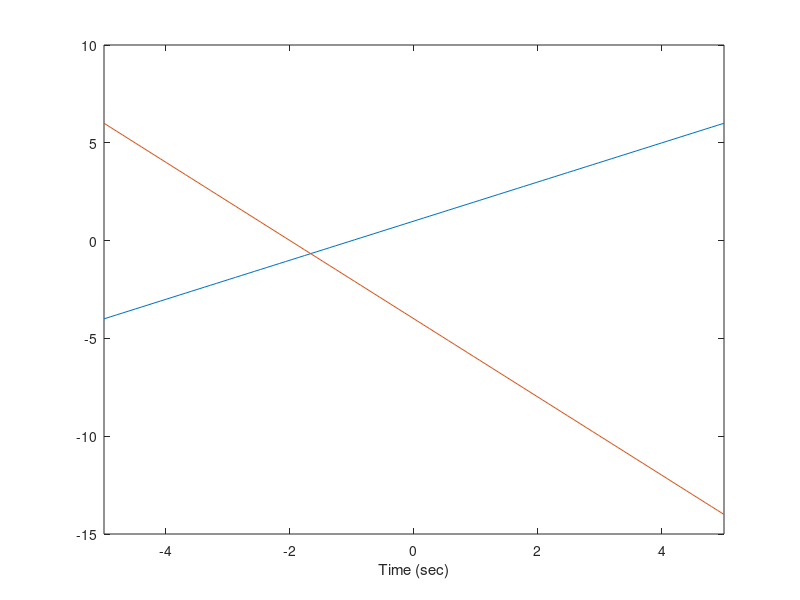

Here is the MATLAB script that generated this plot: (Note: this script raises an error after producing the figure.)
%{
Liam Jackson
U40546227
Homework 1
%}

clear all, close all

%Question 1
figure 
time = linspace(-5, 5);
v = time+1;
timereverse = -time+1;
timedelay = -time-2;
amp = timedelay*2;
plot(time, v)
hold on 
plot(time, amp)
ax = gca;
xlim([-5 5])
xlabel('Time (sec)')
ax.XAxisLocation = 'origin'; 
ylim([-5 5])
ylabel('Signal')
ax.YAxisLocation = 'origin';
title('Input Signal vs Output Signal')
legend('Input Signal', 'Output Signal','Location','southeast')
grid
hold off

clear all

%Question 2

figure
sgtitle('{\it A. exampulus} Growth Rates')

t = linspace(0,4);

subplot(2,2,1);
y_growth = 0.1 + 0.5*exp(.3*t);
plot(t,y_growth)
xlabel('Time (hrs)')
ylabel('Optical Density')
hold on
y_delayed = 0.1 + 0.5*exp(.3*(t-1));
%y_delayedgrowth = piecewise(t<1, 0.15, t>1, y_delayed);
%for some reason I get an error about using a double within fxn piecewise
%from the symbolic toolbox
plot(t,y_delayed) %I should eventually switch y_delayed with y_delayedgrowth
title('Regular vs Delayed Growth')
legend({'Regular','Delayed'},'Location','northwest')
xlabel('Time (hrs)')
ylabel('Optical Density')
grid
hold off

subplot(2,2,2);
y_double = 2*(0.1 + 0.5*exp(.3*t));
plot(t,y_double)
title('Double Cuvet Length')
legend({'\it A. exampulus'},'Location','northwest')
xlabel('Time (hrs)')
ylabel('Optical Density')
grid

subplot(2,2,3);
z_another = .07*exp(.4*t);
combined = y_growth + z_another;
plot(t,y_growth)
hold on
plot(t,z_another)
plot(t,combined)
legend({'\it A. exampulus','\it A. notherus','Combined'},'Location','northwest')
title('Combined (Additive) Growth')
xlabel('Time (hrs)')
ylabel('Optical Density')
grid
hold off

subplot(2,2,4);
z_another = .07*exp(.4*t);
multiplied = y_growth .* z_another;
plot(t,y_growth)
hold on
plot(t,z_another)
plot(t,multiplied)
legend({'\it A. exampulus','\it A. notherus','Combined'},'Location','northwest')
title('Combined (Multiplicative) Growth')
xlabel('Time (hrs)')
ylabel('Optical Density')
grid
hold off

%Question 3

H = [1 0 2 1; 3 1 0 2; 0 1 1 4; 1 6 1 0];
x = [1; 4; 2; 3];
b = H*x

H1 = H(:,1);
H2 = H(:,2);
H3 = H(:,3);
H4 = H(:,4);

lincombo = x(1,1)*H1 + x(2,1)*H2 + x(3,1)*H3 + x(4,1)*H4

%Question 4

t_1 = linspace(0,2);
t_2 = linspace(0,(2.2));
t_3 = linspace(0,1);

p_1 = 3*sin(pi*(t_1));
p_2 = 3*sin(pi*t_2-.2*pi);
p_3 = 3*sin(2*pi*t_3);

figure
subplot(2,2,1);
plot(t_1,p_1)
xlim([0 2.5])
title('Mouse 1: Respiratory Pressure')
xlabel('Time (sec)')
ylabel('Pressure')
grid

subplot(2,2,2);
plot(t_2,p_2)
hold on
scatter(0.2,0)
xlim([0 2.5])
title('Mouse 2: Respiratory Pressure')
xlabel('Time (sec)')
ylabel('Pressure')
grid
hold off

subplot(2,2,3); %this mouse is exercising. They have the highest respiration rate
plot(t_3,p_3)
xlim([0 2.5])
title('Mouse 3: Respiratory Pressure')
xlabel('Time (sec)')
ylabel('Pressure')
grid

subplot(2,2,4);

t_1upperdegree = rad2deg(2); 
t_1d = linspace(0,t_1upperdegree,360); 
t_2upperdegree = rad2deg(2.2);
t_2d = linspace(0,t_2upperdegree,360); 

p_1d = 3*sind(pi*(t_1d));
p_2d = 3*sind(pi*t_2d-(.2*180));

plot(t_1d, p_1d)
hold on 
plot(t_2d, p_2d)
legend({'Mouse 1', 'Mouse 2'}, 'Location', 'southoutside')
title('Pressure vs. Phase Angle, Mouse 1 vs Mouse 2')
xlabel('Phase Angle (theta)')
ylabel('Pressure')
ylim([-3.5 3.5])
grid
hold off 

delayP1P2 = t_2upperdegree - t_1upperdegree

clear all

%Question 5

t = linspace(-1,1);

figure
sgtitle('Comparison of exponential functions and their sum')
subplot(3,1,1);
u1 = exp(-t).*sin(2*pi*t);
[yupper1,ylower1] = envelope(u1,6,'analytic');
plot(t, u1)
hold on
plot(t, yupper1, '--')
plot(t, ylower1, '--')
xlabel('Time')
ylim([-6.5 6.5])
legend({'u1','Upper Envelope','Lower Envelope'}, 'Location', 'eastoutside')
grid
hold off

subplot(3,1,2);
u2 = exp(t).*sin(2*pi*t);
[yupper2, ylower2] = envelope(u2, 6, 'analytic');
plot(t, u2)
hold on
plot(t, yupper2, '--')
plot(t, ylower2, '--')
ylim([-6.5 6.5])
xlabel('Time')
legend({'u2','Upper Envelope','Lower Envelope'}, 'Location', 'eastoutside')
grid
hold off

subplot(3,1,3);
v = u1+u2;
[yupper3, ylower3] = envelope(v, 6, 'analytic');
plot(t, v)
hold on 
plot(t, yupper3, '--')
plot(t, ylower3, '--')
ylim([-6.5 6.5])
xlabel('Time')
legend({'u1 + u2','Upper Envelope','Lower Envelope'}, 'Location', 'eastoutside')
grid
hold off

